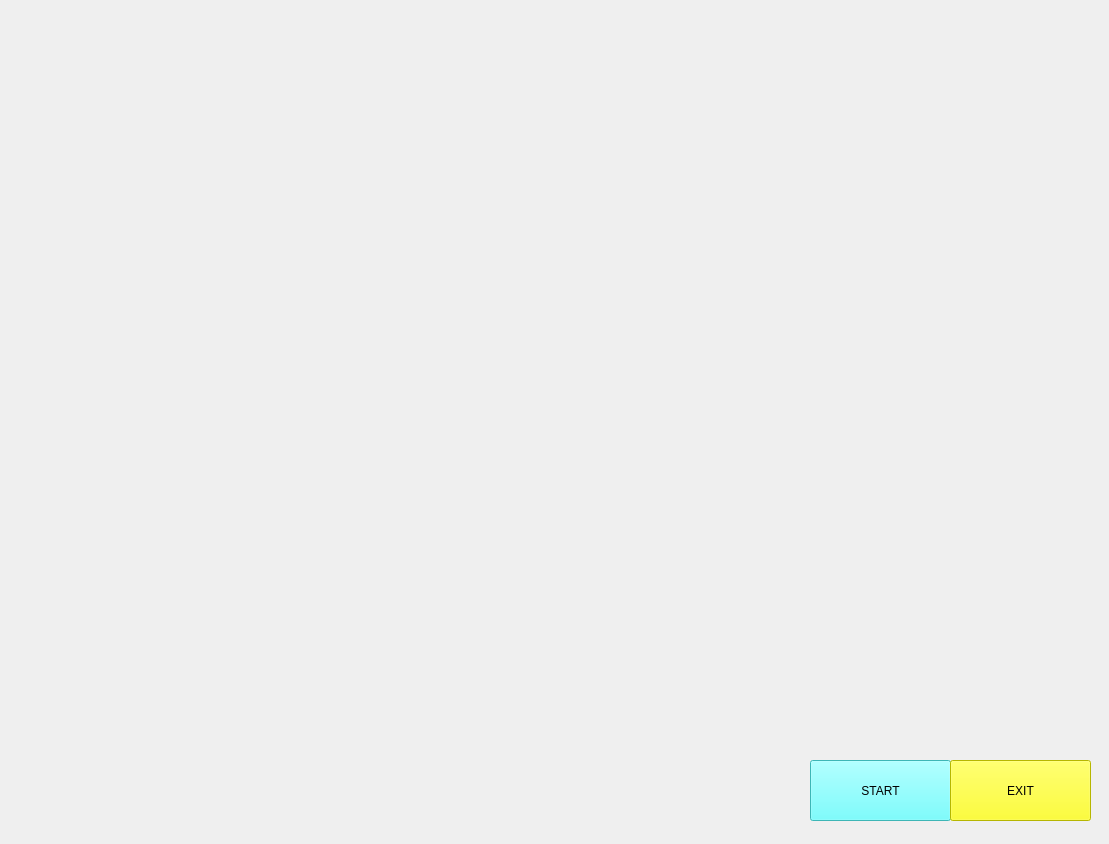
<?xml version="1.0" encoding="UTF-8"?>
<ui version="4.0">
 <class>AssistantUI</class>
 <widget class="QMainWindow" name="AssistantUI">
  <property name="geometry">
   <rect>
    <x>0</x>
    <y>0</y>
    <width>1109</width>
    <height>844</height>
   </rect>
  </property>
  <property name="windowTitle">
   <string>MainWindow</string>
  </property>
  <widget class="QWidget" name="centralwidget">
   <widget class="QLabel" name="label">
    <property name="geometry">
     <rect>
      <x>-10</x>
      <y>-10</y>
      <width>1121</width>
      <height>861</height>
     </rect>
    </property>
    <property name="text">
     <string/>
    </property>
    <property name="pixmap">
     <pixmap>../../New folder/Black_Template.jpg</pixmap>
    </property>
    <property name="scaledContents">
     <bool>true</bool>
    </property>
   </widget>
   <widget class="QLabel" name="label_2">
    <property name="geometry">
     <rect>
      <x>60</x>
      <y>220</y>
      <width>741</width>
      <height>451</height>
     </rect>
    </property>
    <property name="text">
     <string/>
    </property>
    <property name="pixmap">
     <pixmap>../../New folder/Jarvis_Gui (1).gif</pixmap>
    </property>
    <property name="scaledContents">
     <bool>true</bool>
    </property>
   </widget>
   <widget class="QLabel" name="label_3">
    <property name="geometry">
     <rect>
      <x>0</x>
      <y>-40</y>
      <width>481</width>
      <height>171</height>
     </rect>
    </property>
    <property name="text">
     <string/>
    </property>
    <property name="pixmap">
     <pixmap>../../New folder/initial.gif</pixmap>
    </property>
    <property name="scaledContents">
     <bool>true</bool>
    </property>
   </widget>
   <widget class="QPushButton" name="pushButton">
    <property name="geometry">
     <rect>
      <x>810</x>
      <y>760</y>
      <width>141</width>
      <height>61</height>
     </rect>
    </property>
    <property name="styleSheet">
     <string notr="true">background-color: rgb(85, 255, 255);
font: 18pt &quot;Segoe UI&quot;;</string>
    </property>
    <property name="text">
     <string>START</string>
    </property>
   </widget>
   <widget class="QPushButton" name="pushButton_2">
    <property name="geometry">
     <rect>
      <x>950</x>
      <y>760</y>
      <width>141</width>
      <height>61</height>
     </rect>
    </property>
    <property name="styleSheet">
     <string notr="true">background-color: rgb(255, 255, 0);
font: 18pt &quot;Segoe UI&quot;;</string>
    </property>
    <property name="text">
     <string>EXIT</string>
    </property>
   </widget>
   <widget class="QLabel" name="label_4">
    <property name="geometry">
     <rect>
      <x>800</x>
      <y>20</y>
      <width>291</width>
      <height>211</height>
     </rect>
    </property>
    <property name="autoFillBackground">
     <bool>false</bool>
    </property>
    <property name="text">
     <string/>
    </property>
    <property name="pixmap">
     <pixmap>../../New folder/Code_Template.gif</pixmap>
    </property>
    <property name="scaledContents">
     <bool>true</bool>
    </property>
   </widget>
   <widget class="QLabel" name="label_5">
    <property name="geometry">
     <rect>
      <x>800</x>
      <y>240</y>
      <width>311</width>
      <height>191</height>
     </rect>
    </property>
    <property name="text">
     <string/>
    </property>
    <property name="pixmap">
     <pixmap>../../New folder/Hero_Template.gif</pixmap>
    </property>
    <property name="scaledContents">
     <bool>true</bool>
    </property>
    <property name="wordWrap">
     <bool>false</bool>
    </property>
   </widget>
   <zorder>label</zorder>
   <zorder>label_3</zorder>
   <zorder>pushButton</zorder>
   <zorder>pushButton_2</zorder>
   <zorder>label_4</zorder>
   <zorder>label_5</zorder>
   <zorder>label_2</zorder>
  </widget>
 </widget>
 <resources/>
 <connections/>
</ui>
